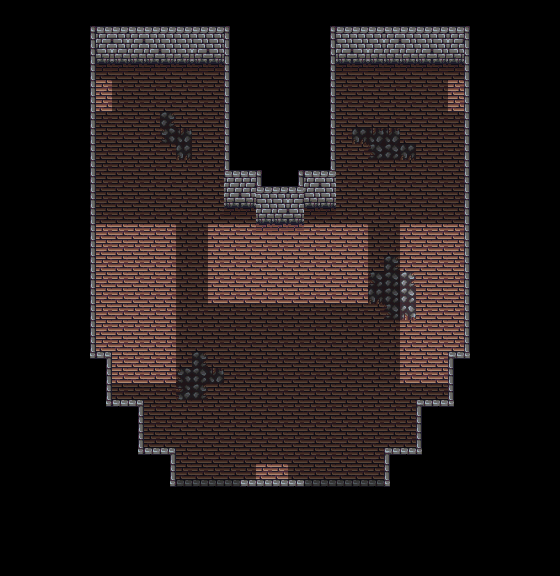

The image is a tile-based game level rendered from a .tmx file. Its description and source (layers, tilesets, objects; grid data summarised) follow:
An orthogonal 35x36 tile map with 16x16 px tiles, 10 tile layers (Ground, PhaseWalls, Walls, BottomWalls, ...), 2 tilesets and 13 objects.

<map version="1.10" tiledversion="1.11.2" orientation="orthogonal" renderorder="right-down" width="35" height="36" tilewidth="16" tileheight="16" infinite="0" nextlayerid="14" nextobjectid="20">
 <properties>
  <property name="unity:SortingLayer" value="Walls" />
  <property name="unity:SortingOrder" value="10" />
  <property name="unity:layer" value="IgnoreProjectile" />
 </properties>
 <tileset firstgid="1" source="../../Tilesets/SpriteSheetGeneral.tsx" />
 <tileset firstgid="109" source="../../Tilesets/Doors.tsx" />
 <layer id="1" name="Ground" width="35" height="36">
  <properties>
   <property name="unity:SortingLayer" value="Ground" />
  </properties>
  <data>[1260 cells, 520 non-empty, 9 distinct tile ids]</data>
 </layer>
 <layer id="11" name="PhaseWalls" width="35" height="36">
  <properties>
   <property name="unity:SortingLayer" value="Walls" />
   <property name="unity:layer" value="IgnoreProjectile" />
  </properties>
  <data>[1260 cells, 33 non-empty, 1 distinct tile ids]</data>
 </layer>
 <layer id="2" name="Walls" width="35" height="36">
  <properties>
   <property name="unity:SortingLayer" value="Walls" />
   <property name="unity:layer" value="Wall" />
  </properties>
  <data>[1260 cells, 365 non-empty, 11 distinct tile ids]</data>
 </layer>
 <layer id="3" name="BottomWalls" width="35" height="36">
  <properties>
   <property name="unity:SortingLayer" value="Entities" />
   <property name="unity:SortingOrder" type="int" value="100" />
   <property name="unity:layer" value="IgnorePlayer" />
  </properties>
  <data>[1260 cells, 31 non-empty, 3 distinct tile ids]</data>
 </layer>
 <layer id="4" name="WestExit" width="35" height="36">
  <properties>
   <property name="unity:SortingLayer" value="Entities" />
   <property name="unity:SortingOrder" type="int" value="101" />
   <property name="unity:layer" value="Wall" />
  </properties>
  <data>[1260 cells, 30 non-empty, 2 distinct tile ids]</data>
 </layer>
 <layer id="5" name="EastExit" width="35" height="36">
  <properties>
   <property name="unity:SortingLayer" value="Entities" />
   <property name="unity:SortingOrder" type="int" value="101" />
   <property name="unity:layer" value="Wall" />
  </properties>
  <data>[1260 cells, 30 non-empty, 2 distinct tile ids]</data>
 </layer>
 <layer id="6" name="SouthExit" width="35" height="36">
  <properties>
   <property name="unity:SortingLayer" value="Entities" />
   <property name="unity:SortingOrder" type="int" value="100" />
   <property name="unity:layer" value="Wall" />
  </properties>
  <data>[1260 cells, 27 non-empty, 2 distinct tile ids]</data>
 </layer>
 <layer id="7" name="NorthExit" width="35" height="36">
  <properties>
   <property name="unity:SortingLayer" value="Walls" />
   <property name="unity:SortingOrder" type="int" value="10" />
   <property name="unity:layer" value="Wall" />
  </properties>
  <data>[1260 cells, 0 non-empty, 0 distinct tile ids]</data>
 </layer>
 <layer id="12" name="NorthPhaseWall" width="35" height="36">
  <properties>
   <property name="unity:SortingLayer" value="Walls" />
   <property name="unity:SortingOrder" value="10" />
   <property name="unity:layer" value="IgnoreProjectile" />
  </properties>
  <data>[1260 cells, 0 non-empty, 0 distinct tile ids]</data>
 </layer>
 <layer id="8" name="EntryCollider" width="35" height="36" opacity="0.5">
  <properties>
   <property name="unity:IsTrigger" type="bool" value="true" />
   <property name="unity:ignore" value="Visual" />
   <property name="unity:layer" value="ZoneCollider" />
  </properties>
  <data>[1260 cells, 355 non-empty, 1 distinct tile ids]</data>
 </layer>
 <objectgroup id="9" name="Doors">
  <object id="1" template="../../Templates/02_Door_Side.tx" x="80" y="112">
   <properties>
    <property name="SetDirection" value="West" />
   </properties>
  </object>
  <object id="2" template="../../Templates/02_Door_Side.tx" x="464" y="112" />
  <object id="3" template="../../Templates/02_Door_Top.tx" x="256" y="512" />
  <object id="4" template="../../Templates/Spawner.tx" x="128" y="256" />
  <object id="5" template="../../Templates/Spawner.tx" x="192" y="224" />
  <object id="6" template="../../Templates/Spawner.tx" x="144" y="336" />
  <object id="9" template="../../Templates/Spawner.tx" x="208" y="272" />
  <object id="10" template="../../Templates/Spawner.tx" x="352" y="224" />
  <object id="11" template="../../Templates/Spawner.tx" x="416" y="256" />
  <object id="12" template="../../Templates/Spawner.tx" x="336" y="272" />
  <object id="13" template="../../Templates/Spawner.tx" x="400" y="336" />
  <object id="14" template="../../Templates/Spawner.tx" x="256" y="320" />
  <object id="19" template="../../Templates/Spawner.tx" x="288" y="320" />
 </objectgroup>
</map>
